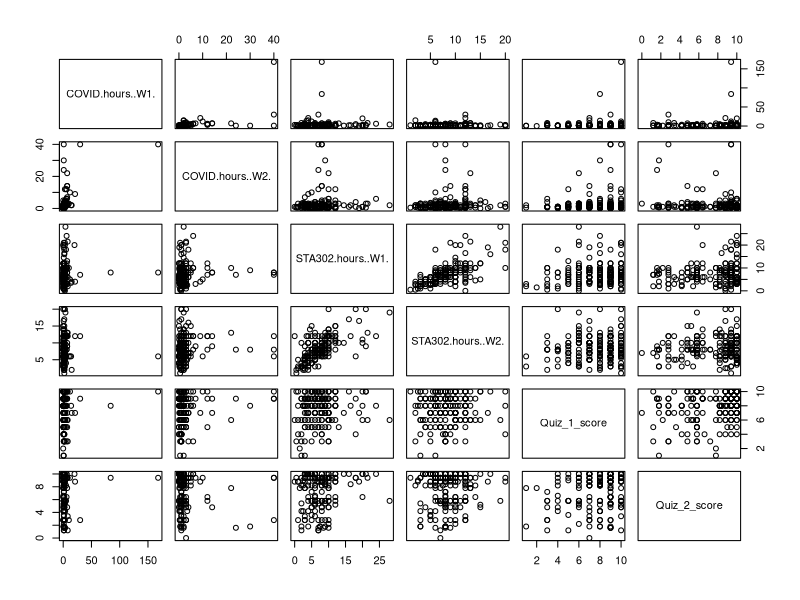
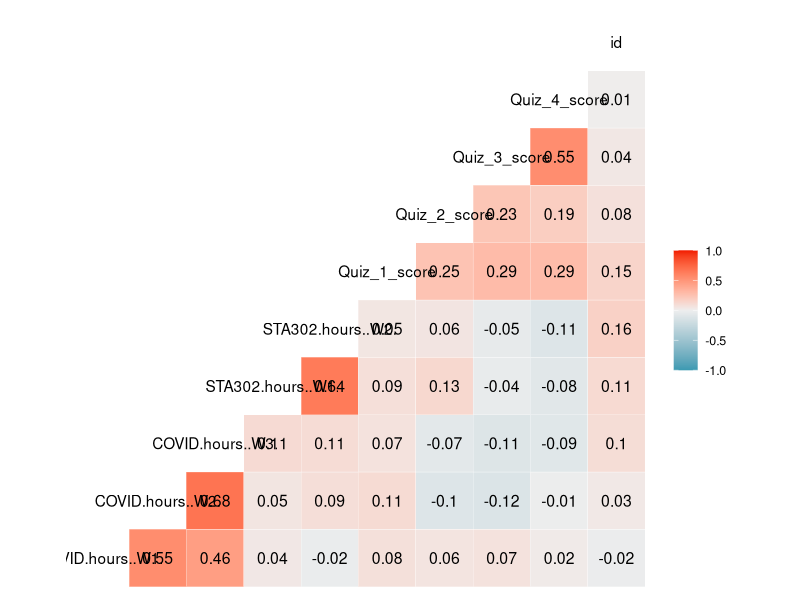

Source code (R) for these figures, in order:
## ---- chunk 1
knitr::opts_chunk$set(echo = TRUE)

library(dplyr)
## ---- chunk 2
setwd("~/Desktop/sta302h1/STA302H1 -- Projects/final report")
sta302_performance_data = read.csv("./data.csv", header = TRUE)
attach(sta302_performance_data)
## ---- chunk 3
# TODO: Convert these to factors.
country_factors = as.factor(c("canada", "china", "india", "japan", 
                              "mongolia", "pakistan", "singapore", 
                              "south korea", "taiwan", "usa", "uae", "na"))
## ---- chunk 4
cleaned_sta302_performance_data <- sta302_performance_data %>%
    # Remove the "X" column: it's simply the row number, which isn't very useful.
    select(-X) %>%
    
    # Group student overall quiz 4 scores from highest to lowest.
    arrange(desc(Quiz_4_score)) %>%
    
    # Rearrange similar columns side-by-side.
    relocate(Country,
             COVID.hours..W1., COVID.hours..W2., 
             COVID.hours..W3., COVID.hours..W4.,
             STA302.hours..W1., STA302.hours..W2., 
             STA302.hours..W3., STA302.hours..W4.,
             Quiz_1_score, Quiz_2_score, 
             Quiz_3_score, Quiz_4_score)
    
    # TODO: Make sure all country names are lowercase.
    # e.g. "Canada" and "canada" are the same country.
    # 1. Consider running a for loop that makes all rows in column "Country" lowercase,
    # 2. Consider string replacement on "Canada" -> "canada"?

    # TODO: Make sure all STA302H1 hours and COVID contemplation hours are
    # all in numeric form.
    # 1. use as.numeric()?
    
    # Identify rows with no quiz 4. 
    # These indicate students who have dropped STA302H1, and who 
    # should be excluded from the final data.

head(cleaned_sta302_performance_data, n = 15)
## ---- chunk 5
rows_with_some_NAs = cleaned_sta302_performance_data[
  rowSums(is.na(cleaned_sta302_performance_data)) >= 1,
]
head(rows_with_some_NAs, n = 10)
## ---- chunk 6
rows_with_mistyped_columms = cleaned_sta302_performance_data[c(38, 83, 84, 117),]
rows_with_mistyped_columms
# row 83: Country -> "canada"
# row 84: Country -> "canada"

# row 117: COVID.hours..W4. -> 0.5 hours

# row 38:  STA302.hours..W3. -> 5.5<U+00A0>
# row 117: STA302.hours..W4. -> 7.5 hours

# library(janitor)
# use it to clean up data.

# TODO: You're allowed to change entries manually though.
## ---- chunk 7
# use week 5b slides -- choose model selection criterion to pick predictor variables.


# use lm() on a bunch of predictor variables to determine significant
# predictor variables.


## ---- chunk 8
# TODO: See Demo 1 to figure out how to add histograms in a matrix format.

# TODO: create histograms with ggplot, and then grid.arrange them together.
## ---- chunk 9
# TODO: See STA248H1 notes to figure out how to create boxplots by class.

# TODO: create factors for each class, so you can color them.
## ---- chunk 10
# pairwise scatterplot
pairs(~COVID.hours..W1. + COVID.hours..W2. +
      # COVID.hours..W3. + COVID.hours..W4. +  # TODO: Clean columns.
      STA302.hours..W1. + STA302.hours..W2. +
      # STA302.hours..W3. + STA302.hours..W4. +  # TODO: Clean columns.
      Quiz_1_score + Quiz_2_score,
      # Quiz_3_score + Quiz_4_score,  # TODO: Clean columns.
      data = cleaned_sta302_performance_data)
## ---- chunk 11
# take out country column
no_country = cleaned_sta302_performance_data %>%
  select(-Country)
## ---- chunk 12
# Find correlation matrix to determine candidate significant predictor values.

library(GGally)
ggcorr(no_country, label = TRUE, label_round = 2)

# TODO: How to make numeric?
# cor(cleaned_sta302_performance_data, use = "complete.obs")
# cor(no_country, use = "complete.obs")  # TODO: na./rm = true
## ---- chunk 13
mean_STA302H1_study_times <- data.frame(
  week1 = mean(sta302_performance_data$STA302.hours..W1., na.rm = TRUE),
  week2 = mean(sta302_performance_data$STA302.hours..W2., na.rm = TRUE),
  week3 = mean(sta302_performance_data$STA302.hours..W3., na.rm = TRUE), # TODO: Clean column.
  week4 = mean(sta302_performance_data$STA302.hours..W4., na.rm = TRUE)  # TODO: Clean column.
)
mean_STA302H1_study_times
## ---- chunk 14
mean_COVID_contemplation_times <- data.frame(
  week1 = mean(sta302_performance_data$COVID.hours..W1., na.rm = TRUE),
  week2 = mean(sta302_performance_data$COVID.hours..W2., na.rm = TRUE),
  week3 = mean(sta302_performance_data$COVID.hours..W3., na.rm = TRUE),  # TODO: Clean column.
  week4 = mean(sta302_performance_data$COVID.hours..W4., na.rm = TRUE)   # TODO: Clean column.
)
mean_COVID_contemplation_times
## ---- chunk 15
median_STA302H1_study_times <- data.frame(
  week1 = median(sta302_performance_data$STA302.hours..W1., na.rm = TRUE),
  week2 = median(sta302_performance_data$STA302.hours..W2., na.rm = TRUE),
  week3 = as.double(median(sta302_performance_data$STA302.hours..W3., na.rm = TRUE)),
  week4 = as.double(median(sta302_performance_data$STA302.hours..W4., na.rm = TRUE))
)
median_STA302H1_study_times
## ---- chunk 16
median_COVID_contemplation_times <- data.frame(
  week1 = median(sta302_performance_data$COVID.hours..W1., na.rm = TRUE),
  week2 = median(sta302_performance_data$COVID.hours..W2., na.rm = TRUE),
  week3 = median(sta302_performance_data$COVID.hours..W3., na.rm = TRUE),
  week4 = as.double(median(sta302_performance_data$COVID.hours..W4., na.rm = TRUE))
)
median_COVID_contemplation_times
## ---- chunk 17
length(which(cleaned_sta302_performance_data$Country == "Canada")) + 2
length(which(is.na(cleaned_sta302_performance_data$Country)))
## ---- chunk 18
summary(sta302_performance_data$STA302.hours..W1.)
summary(sta302_performance_data$STA302.hours..W2.)
summary(sta302_performance_data$STA302.hours..W3.)
summary(sta302_performance_data$STA302.hours..W4.)
## ---- chunk 19
summary(sta302_performance_data$COVID.hours..W1.)
summary(sta302_performance_data$COVID.hours..W2.)
summary(sta302_performance_data$COVID.hours..W3.)
summary(sta302_performance_data$COVID.hours..W4.)
